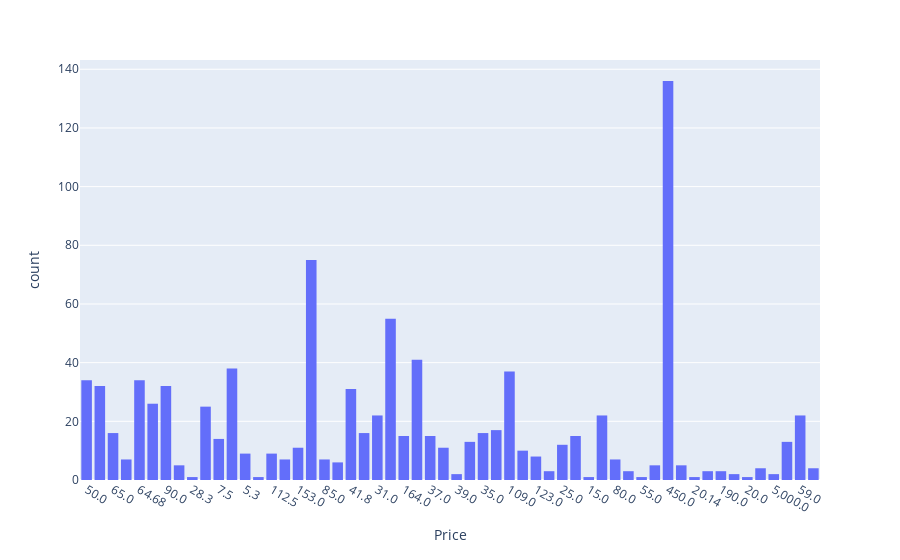

Source (notebook cell):
### Code cell
price_distribution = px.histogram(data_frame=price_df, x="Price")
# price_distribution.update_layout(xaxis=dict(categoryorder="total descending"))
price_distribution.show()

### Figure 1 — Plotly figure (JSON) as saved in the notebook; plotly's stock layout.template omitted (floating-point values rounded to 4 significant figures; data arrays with more than 128 entries replaced by an {"elided": "..."} marker saying what was removed)
{"data": [{"alignmentgroup": "True", "bingroup": "x", "hovertemplate": "Price=%{x}<br>count=%{y}<extra></extra>", "legendgroup": "", "marker": {"color": "#636efa", "pattern": {"shape": ""}}, "name": "", "offsetgroup": "", "orientation": "v", "showlegend": false, "type": "histogram", "x": {"elided": "963 str values"}, "xaxis": "x", "yaxis": "y"}], "layout": {"barmode": "relative", "legend": {"tracegroupgap": 0}, "margin": {"t": 60}, "xaxis": {"anchor": "y", "domain": [0, 1], "title": {"text": "Price"}}, "yaxis": {"anchor": "x", "domain": [0, 1], "title": {"text": "count"}}}}
